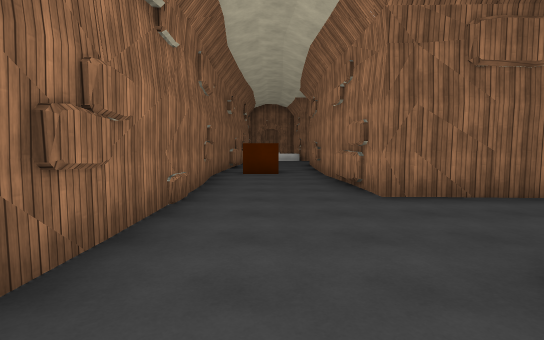
view 1 (above)

21 first-person views from a walk through a 3-D level made in the Unity game engine. The camera is 1.5 m above the floor, tilts 4° down and sees 80° across. The floor is counted in squares, 2 m on a side. Each view is taken from the middle of a square. On the plan, view 1 faces up. The plan holds only what a view shows up to about 11 squares ahead; the rest is blank. The place goes on beyond the plan. The player character is not drawn. Door leaves are left out, so doorways stand open. Surface patterns are stand-ins for the level's own textures.

view 2
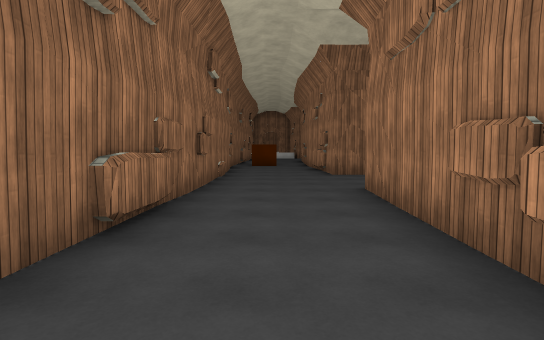

view 3
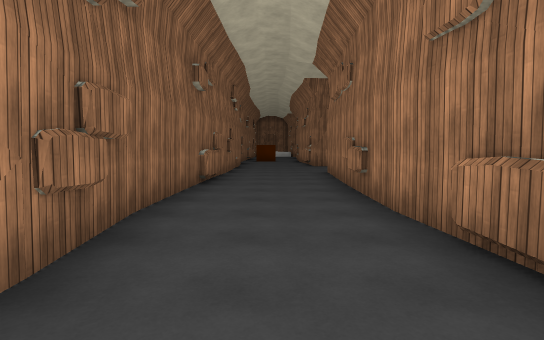

view 4
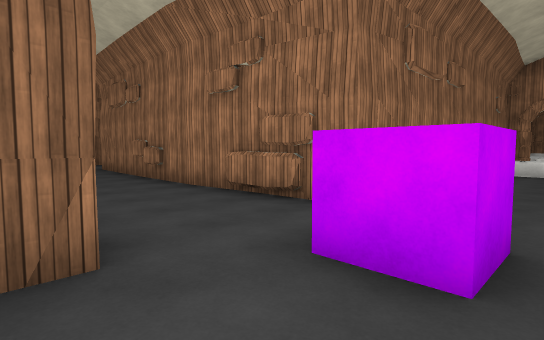

view 5
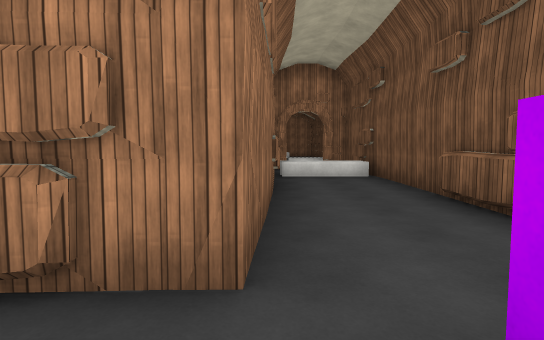

view 6
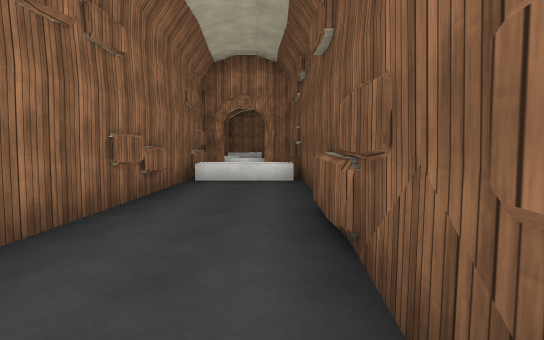

view 7
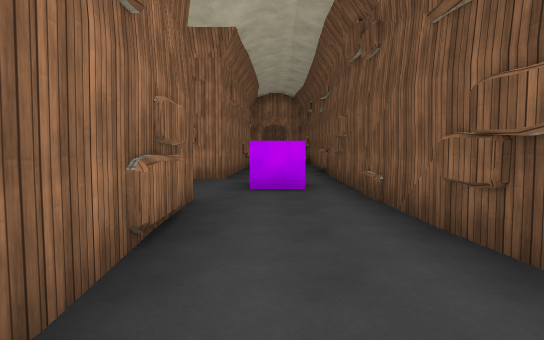

view 8
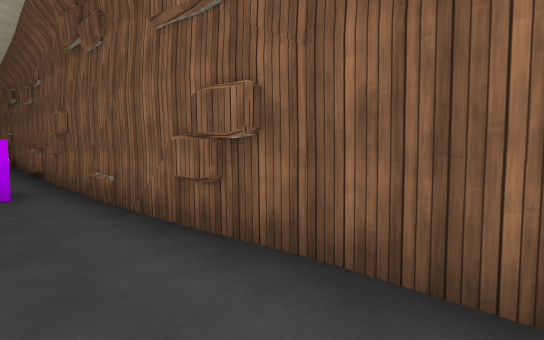

view 9
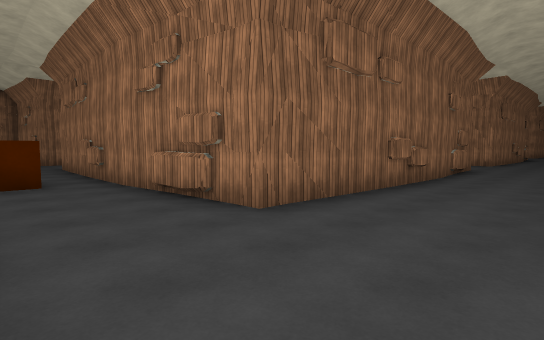

view 10
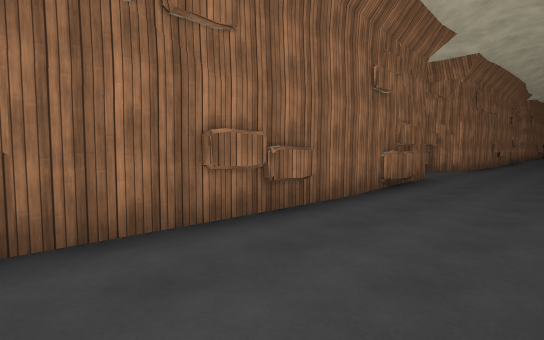

view 11
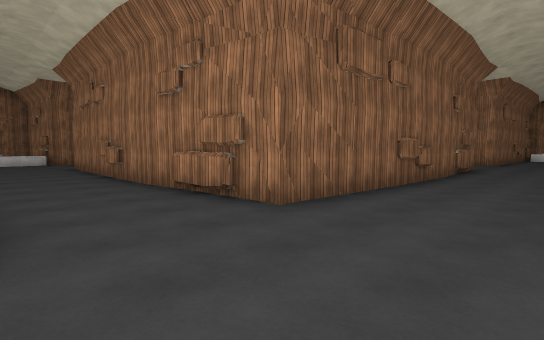

view 12
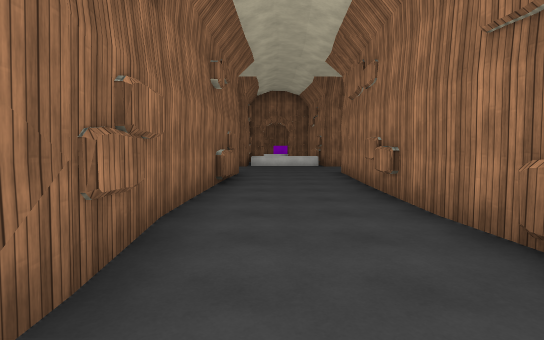

view 13
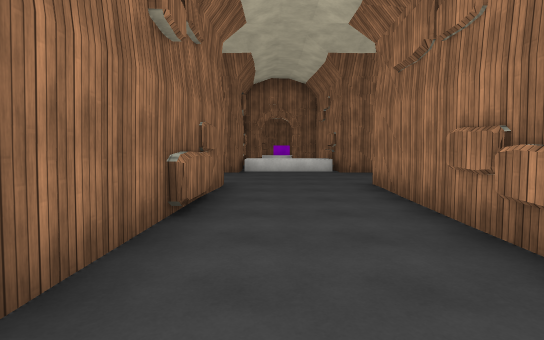

view 14
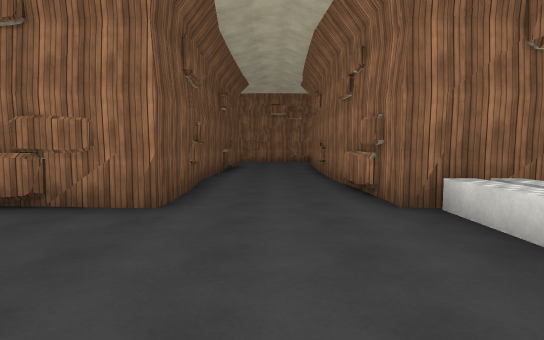

view 15
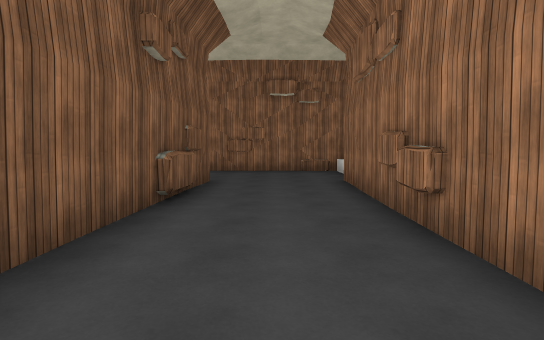

view 16
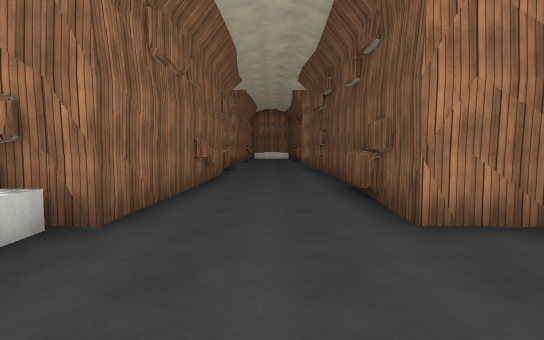

view 17
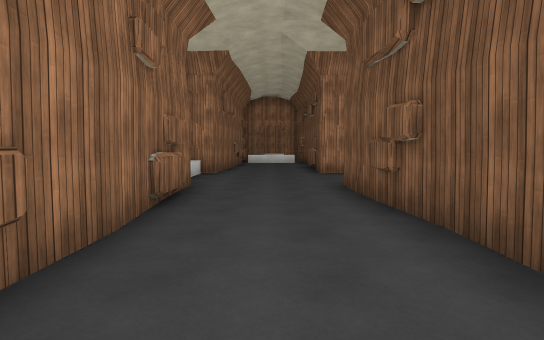

view 18
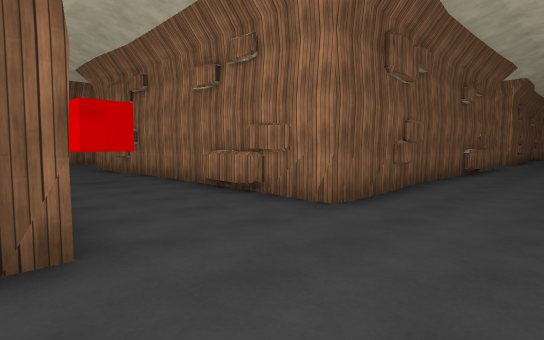

view 19
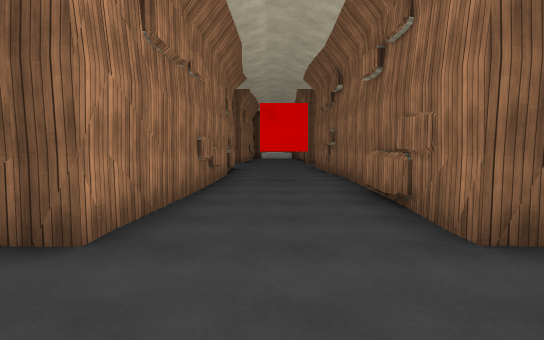

view 20
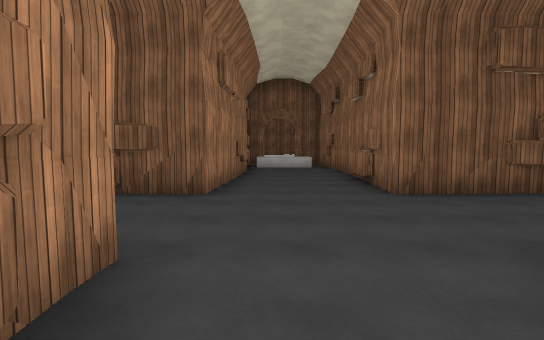

view 21
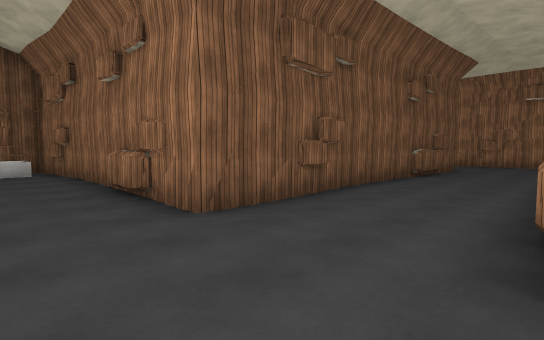

### Floor plan
Key: @ floor where view 1 was taken; # wall or solid block; x gap in a wall; . floor; D open door; = window, fence, low wall or low ledge; ^ raised ledge; C cube; P purple cube; R red cube.
Columns run from 6 left of view 1 to 28 right of it. Each row starts with its distance up from view 1.
 19                  #^^#
 18      ^^^######=###^^##########^^^##
 17     #..............................
 16     #..............................
 15     #..............................
 14     #...##########..##########...##
 13        .#        #..#        #...#
 12        .#        #..#        #...#
 11     #. .#       #...#        #...#
 10     #.C.=       #...#        #.Rx#
  9     #...#       #...#        #...#
  8     #...#        #..#        #...#
  7     =...#        #..#        #...=
  6     #...#        #..#        #...#
  5     #...##########..##########.
  4     #..........................
  3     #..........................
  2     #.....#....#......#
  1     #...## #### ##..##
  0     #.@.#        #..#
 -1     #...#        #..#
 -2     #...#       #...#
 -3     #...=       #...#
 -4     #...#       #...
 -5     #...#        #.
 -6     =...#        #^
 -7     #...#        #D
 -8  ####....#########
 -9 ......P........^ D^
-10 ...............^ #^
-11 ##################

Positions as (right, up) in squares from view 1, and headings:
1: (0, 0), facing up
2: (0, -4), facing up
3: (0, -8), facing up
4: (-2, -10), facing up-right
5: (0, -8), facing right
6: (1, -10), facing right
7: (-6, -9), facing right
8: (-6, -9), facing down-right
9: (-1, 2), facing up-right
10: (3, 2), facing up-right
11: (11, 2), facing up-right
12: (12, 5), facing up
13: (12, 8), facing up
14: (15, 16), facing left
15: (9, 16), facing left
16: (11, 16), facing right
17: (17, 16), facing right
18: (27, 17), facing down-left
19: (25, 17), facing down
20: (13, 7), facing down
21: (13, 5), facing down-left
